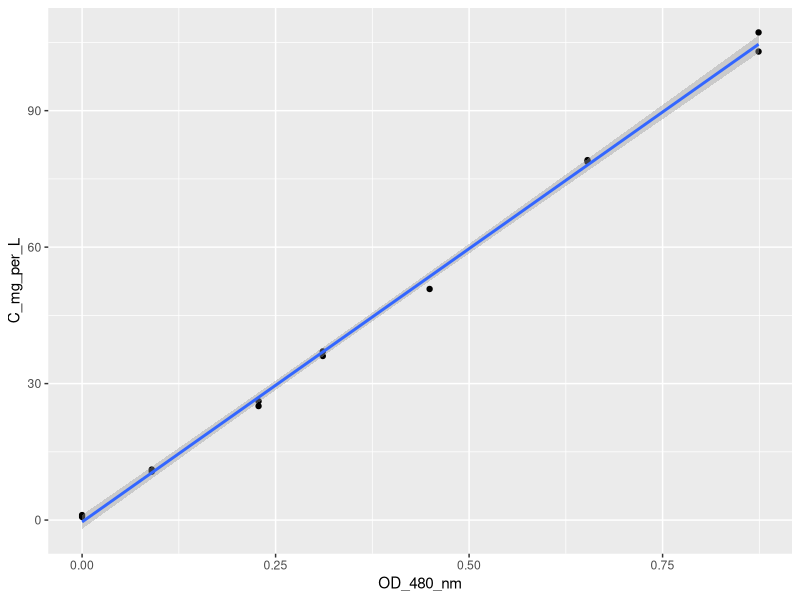
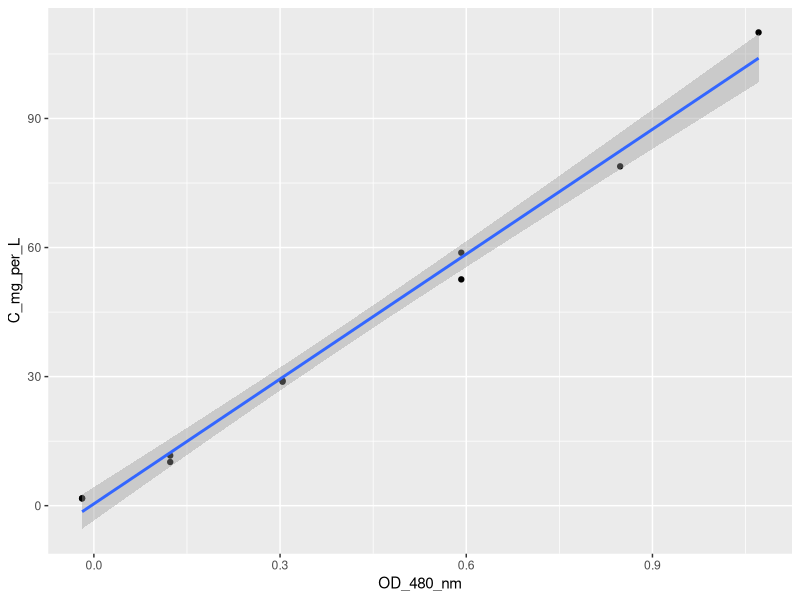

Generate these figures, in order, with R:
## ---- chunk 1
#| label: data_prep

library(tidyverse)
library(here)

# ----- Microcystis aeruginosa: OD + volume ------ #

Microcystis_volume_added <- read.csv(here("2_data", "01_unprocessed", "01_OD", "Microcystis_volume.csv"))
Microcystis_OD <- read.csv(here("2_data", "01_unprocessed", "01_OD", "Microcystis_OD.csv"))

Microcystis_volume_and_OD <- left_join(
  Microcystis_volume_added,
  Microcystis_OD,
  by = c("species", "medium", "percentage")
) %>%
select(-c("comment", "position_drying_plate"))

# ----- Nannochloropsis limnetica: OD + volume ------ #

Nannochloropsis_volume_added <- read.csv(here("2_data", "01_unprocessed", "01_OD", "Nannochloropsis_volume.csv")) %>%
mutate(problem = "no")
Nannochloropsis_OD <- read.csv(here("2_data", "01_unprocessed", "01_OD", "Nannochloropsis_OD.csv"))

Nannochloropsis_volume_and_OD <- left_join(
  Nannochloropsis_volume_added,
  Nannochloropsis_OD,
  by = c("species", "medium", "percentage")
) %>%
select(-c("position_drying_plate"))

# ----- Carbon content ------ #
# "plate" holds the elemental-analyser plate label. Rows from the unrelated
# project were run on plate "Claudia" and are dropped here so only this
# calibration's samples remain.

Microcystis_Nannochlaropsis_C <- read.csv(here("2_data", "01_unprocessed", "01_OD", "Microcystis_Nannochlaropsis_C.csv")) %>%
filter(!plate == "Claudia") %>%
select(position_C_analysis_plate = plate, C_mg = C..mg.) %>%
mutate(
  position_C_analysis_plate = str_extract(str_trim(position_C_analysis_plate), "^[A-Z]\\d+"),
  C_mg = as.numeric(C_mg) # non-numeric placeholders (e.g. "sample lost") become NA
)

# ----- Merge tables ------ #
# problem != "no" rows (a touched or burnt filter) and unmatched/NA carbon
# readings are dropped, since neither gives a usable calibration point.

Volume_and_OD <- bind_rows(Microcystis_volume_and_OD, Nannochloropsis_volume_and_OD)

Volume_OD_and_C <- left_join(
  Volume_and_OD,
  Microcystis_Nannochlaropsis_C,
  by = "position_C_analysis_plate"
) %>%
filter(!is.na(C_mg), problem != "yes") %>%
select(species, percentage, volume_added_ml, OD_480_nm, C_mg)
## ---- chunk 2
#| label: carbon_concentration

species_OD_C <- Volume_OD_and_C %>%
mutate(C_mg_per_L = C_mg / volume_added_ml * 1000) %>%
select(species, OD_480_nm, C_mg_per_L)
## ---- chunk 3
#| label: microcystis_calibration

m_aeruginosa_OD_C <- species_OD_C %>%
filter(species == "microcystis_aeruginosa")

m_aeruginosa_lm <- lm(C_mg_per_L ~ OD_480_nm, data = m_aeruginosa_OD_C)
m_aeruginosa_intercept <- coef(m_aeruginosa_lm)[["(Intercept)"]]
m_aeruginosa_slope <- coef(m_aeruginosa_lm)[["OD_480_nm"]]
m_aeruginosa_r_squared <- summary(m_aeruginosa_lm)$r.squared

cat(sprintf(
  "Microcystis aeruginosa: C_mg_per_L = %.2f + %.2f * OD_480_nm (R2 = %.3f)\n",
  m_aeruginosa_intercept, m_aeruginosa_slope, m_aeruginosa_r_squared
))

ggplot(aes(x = OD_480_nm, y = C_mg_per_L), data = m_aeruginosa_OD_C) +
geom_point() +
geom_smooth(method = "lm", formula = y ~ x)
## ---- chunk 4
#| label: nannochloropsis_calibration

n_limnetica_OD_C <- species_OD_C %>%
filter(species == "nannochloropsis_limnetica")

n_limnetica_lm <- lm(C_mg_per_L ~ OD_480_nm, data = n_limnetica_OD_C)
n_limnetica_intercept <- coef(n_limnetica_lm)[["(Intercept)"]]
n_limnetica_slope <- coef(n_limnetica_lm)[["OD_480_nm"]]
n_limnetica_r_squared <- summary(n_limnetica_lm)$r.squared

cat(sprintf(
  "Nannochloropsis limnetica: C_mg_per_L = %.2f + %.2f * OD_480_nm (R2 = %.3f)\n",
  n_limnetica_intercept, n_limnetica_slope, n_limnetica_r_squared
))

ggplot(aes(x = OD_480_nm, y = C_mg_per_L), data = n_limnetica_OD_C) +
geom_point() +
geom_smooth(method = "lm", formula = y ~ x)
